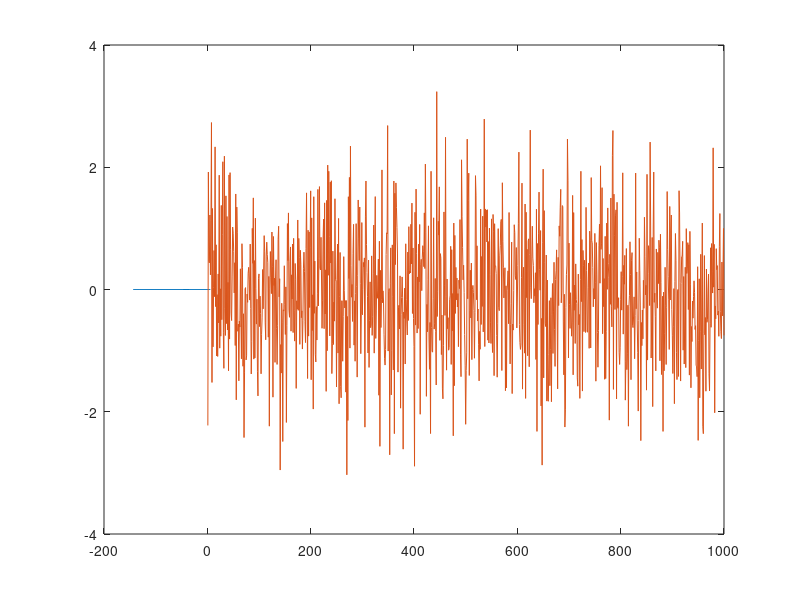

Source code (MATLAB):
clc; clear all; close all;

D = diag(2:6)^2

x = [5;5;5;5;5];

res = D*x % is basically element-wise multiplication

% zfiltrovani signalu - vyhlazeni
x = randn(1, 1000);
X = dftmtx(1000)*x';

X(4:end-2) = 0;

y = dftmtx(1000)'*X;

plot(y);
hold on
plot(x);